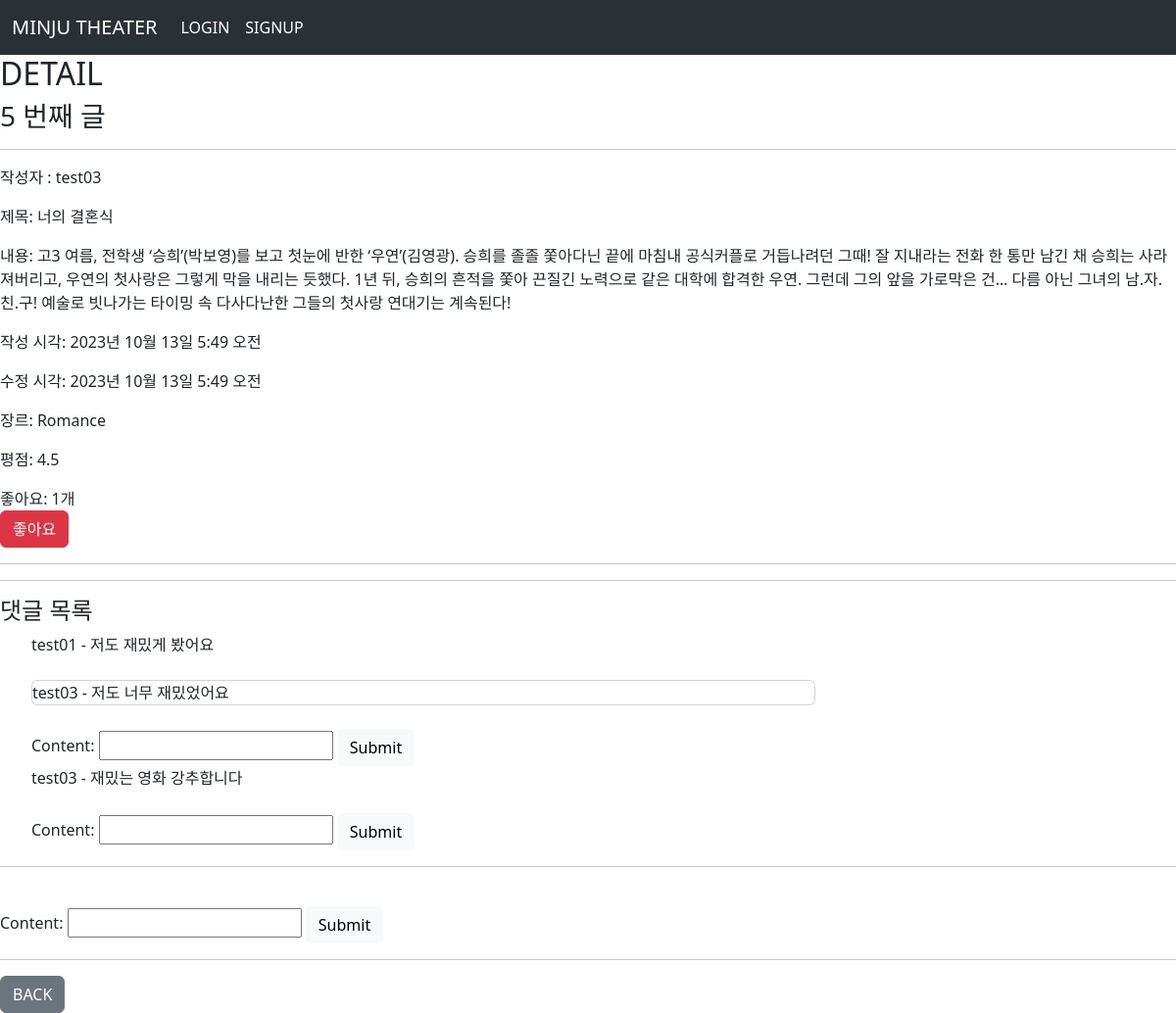
Page /movies/5/ on the committed database.
### movies/models.py (models this page shows)
class Movie(models.Model):
    user = models.ForeignKey(settings.AUTH_USER_MODEL, on_delete=models.CASCADE)
    title = models.CharField(max_length=20)
    content = models.TextField()
    created_at = models.DateTimeField(auto_now_add=True)
    updated_at = models.DateTimeField(auto_now=True)
    COMEDY = 'Comedy'
    FANTASY = 'Fantasy'
    ROMANCE = 'Romance'
    GENRE_CHOICES = [
        (COMEDY, 'Comedy'),
        (FANTASY, 'Fantasy'),
        (ROMANCE, 'Romance'),
    ]
    genre = models.CharField(
        max_length = 7,
        choices = GENRE_CHOICES,
        default = COMEDY,
    )
    rating = models.DecimalField(
        max_digits=2,  # 정수부 자릿수, 5까지 허용하므로 2로 설정
        decimal_places=1,  # 소수부 자릿수, 0.5 간격이므로 1로 설정
        default=0.0,  # 기본값 설정
    )
    like_users = models.ManyToManyField(settings.AUTH_USER_MODEL, related_name='like_movies')

class Comment(models.Model):
    movie = models.ForeignKey(Movie, on_delete=models.CASCADE)
    user = models.ForeignKey(settings.AUTH_USER_MODEL, on_delete=models.CASCADE)
    content = models.CharField(max_length=200)
    created_at = models.DateTimeField(auto_now_add=True)
    updated_at = models.DateTimeField(auto_now=True)

class Recomment(models.Model):
    movie = models.ForeignKey(Movie, on_delete=models.CASCADE)
    user = models.ForeignKey(settings.AUTH_USER_MODEL, on_delete=models.CASCADE)
    comment = models.ForeignKey(Comment, on_delete=models.CASCADE)
    content = models.CharField(max_length=200)
    created_at = models.DateTimeField(auto_now_add=True)
    updated_at = models.DateTimeField(auto_now=True)

### accounts/models.py (models this page shows)
class User(AbstractUser):
    followings = models.ManyToManyField('self', symmetrical=False, related_name='followers')

### movies/views.py (the view)
# urls.py: path('<int:pk>/', views.detail, name='detail'),
def detail(request, pk):
    movie = Movie.objects.get(pk=pk)
    comment_form = CommentForm()
    comments = movie.comment_set.all()
    recomment_form = RecommentForm()
    recomments = movie.recomment_set.all()
    context = {
        'movie': movie,
        'comment_form': comment_form,
        'comments': comments,
        'recomment_form': recomment_form,
        'recomments': recomments,
    }
    return render(request, 'movies/detail.html', context)

### movies/forms.py
class CommentForm(forms.ModelForm):
    class Meta:
        model = Comment
        fields = ('content',)

class RecommentForm(forms.ModelForm):
    class Meta:
        model = Recomment
        fields = ('content',)

### movies/templates/movies/detail.html (shortened to what this page needs)
{% extends "base.html" %}
{% block content %}
<div>
<h2>DETAIL</h2>
  <h3>{{ movie.pk }} 번째 글</h3>
  <hr>
  <p>작성자 : {{ movie.user }}</p>
  <p>제목: {{ movie.title }}</p>
  <p>내용: {{ movie.content }}</p>
  <p>작성 시각: {{ movie.created_at }}</p>
  <p>수정 시각: {{ movie.updated_at }}</p>
  <p>장르: {{ movie.get_genre_display }}</p>
  <p>평점: {{ movie.rating }}</p>
  <span>좋아요: {{ movie.like_users.count }}개</span>
  <form action="{% url "movies:likes" movie.pk%}" method="POST">
    {% if request.user in movie.like_users.all %}
      <input type="submit" class="btn btn-primary" value="좋아요 취소">
    {% else %}
      <input type="submit" class="btn btn-danger" value="좋아요">
    {% endif %}
  </form>
  <hr>
  <hr>
  <h4>댓글 목록</h4>
  <ul>
    {% for comment in comments %}
      <div>
        {{ comment.user }} - {{ comment.content }}
      </div>
      <br>
      {% for recomment in comment.recomment_set.all %}
    <div class="card" style="width:50rem;">
      {{ recomment.user }} - {{ recomment.content }}
    </div>
    <br>
    {% endfor %}
      <form action="{% url "movies:create_recomments" movie.pk comment.pk %}" method="POST">
        {{ recomment_form }}
        <input type="submit" class="btn btn-light">
      </form>
    {% endfor %}
  </ul>
  <hr>
  <br>
  <form action="{% url "movies:comments_create" movie.pk %}" method="POST">
    {{ comment_form }}
    <input type="submit" class="btn btn-light">
  </form>
  <hr>
  <a href="{% url "movies:index" %}" class="btn btn-secondary">BACK</a>
</div>
  {% endblock content %}

### rows in the picture
Movie: pk "5", user "test03", title "너의 결혼식", content "고3 여름, 전학생 ‘승희’(박보영)를 보고 첫눈에 반한 ‘우연’(김영광). 승희를 졸졸 쫓아다닌 끝에 마침내 공식커플로 거듭나려던 그때! 잘 지내라는 전화 한 통만 남긴 채 승희는 사라져버리고, 우연의 첫사랑은 그렇게 막을 내리는 듯했다. 1년 뒤, 승희의 흔적을 쫓아 끈질긴 노력으로 같은 대학에 합격한 우연. 그런데 그의 앞을 가로막은 건… 다름 아닌 그녀의 남.자.친.구! 예술로 빗나가는 타이밍 속 다사다난한 그들의 첫사랑 연대기는 계속된다!", created_at "2023년 10월 13일 5:49 오전", updated_at "2023년 10월 13일 5:49 오전", genre "Romance", rating "4.5", like_users.count "1"
Comment: user "test01", content "저도 재밌게 봤어요"
Recomment: user "test03", content "저도 너무 재밌었어요"
Comment: user "test03", content "재밌는 영화 강추합니다"
